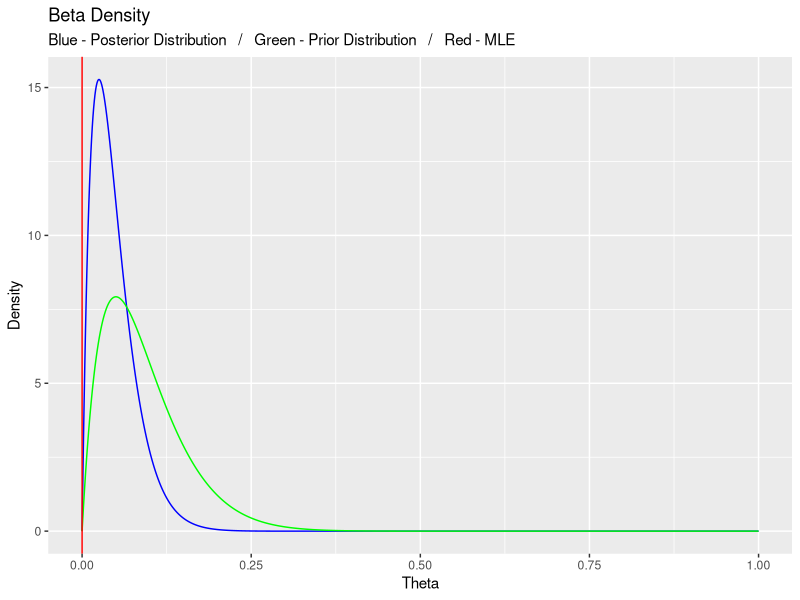
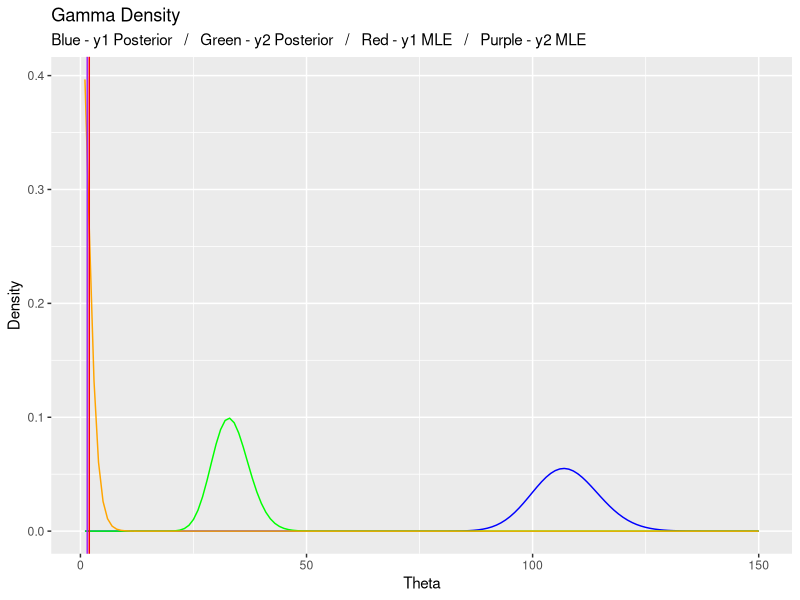

Reproduce these figures in R, in order.
## ---- chunk 1

### Load in the necessary packages

library(ggplot2)
library(coda)



##### Problem 2 #####



## Set the parameter values

y <- 0
n <- 20
alpha <- 2
beta <- 20

## Set the theta values

theta <- seq(from = 0, to = 1, length.out = 1000)

## ---- chunk 2

### Part i ###



## Plot the posterior distribution

post_beta_dens <- dbeta(x = theta, shape1 = y + alpha, shape2 = (n - y) + beta)

ggplot() +
    geom_line(aes(x = theta, y = post_beta_dens), col = "blue") +
    geom_line(aes(x = theta, y = dbeta(x = theta, shape1 = alpha, shape2 = beta)), col = "green") +
    geom_vline(aes(xintercept = (y / n)), col = "red") +
    labs(x = "Theta", y = "Density", title = "Beta Density",
         subtitle = "Blue - Posterior Distribution   /   Green - Prior Distribution   /   Red - MLE")

## ---- chunk 3

### Part ii ###



## Draw a sample from my posterior distribution

post_beta_rand <- rbeta(n = 10000, shape1 = y + alpha, shape2 = (n - y) + beta)

## Compute the HPD interval

bayes_int <- as.vector(HPDinterval(as.mcmc(post_beta_rand), prob = 0.95)[1, 1:2])

## Calculate the MLE

y_hat <- (y / n)

## Compute the frequentist interval

freq_int <- c((y_hat) - (1.96 * (sqrt(y_hat * (1 - y_hat)) / 2)),
              (y_hat) + (1.96 * (sqrt(y_hat * (1 - y_hat)) / 2)))

## Output the results

cat("HPD Interval: ", "(", bayes_int[1], ",", bayes_int[2], ")")
cat("Frequentist Interval: ", "(", freq_int[1], ",", freq_int[2], ")")

## ---- chunk 4

### Part iii ###



## Compute the log odds of our posterior beta distrbution

odds_samp <- log(post_beta_rand / (1 - post_beta_rand))

## Compute the HPS interval

bayes_int_odds <- as.vector(HPDinterval(as.mcmc(odds_samp), prob = 0.95)[1, 1:2])

## Output the result

cat("HPD Interval: ", "(", bayes_int_odds[1], ",", bayes_int_odds[2], ")")

## ---- chunk 5

## Get the poisson parameter

lambda <- (217 + 66) / 155

## Generate poisson data with the parameter

pois_data <- rpois(1000, lambda = lambda)

## Sample mean and variance

samp_mean <- mean(pois_data)
samp_var <- var(pois_data)

## Compute the gamma parameters

find_gamma_params <- function(mu, sigma_sq) {
    
    beta <- mu / sigma_sq
    alpha <- beta * mu
    return(c(alpha, beta))
    
}

gamma_params <- find_gamma_params(samp_mean, samp_var)

cat("Gamma Parameters")
cat("Alpha Parameter: ", round(gamma_params[1], 4))
cat("Beta Parameter: ", round(gamma_params[2], 4))

## ---- chunk 6

### Part ii ###



## Set theta values

theta <- seq(from = 1, to = 150, by = 1)

## Set the sample values

y_1 <- 217
y_2 <- 66
n_1 <- 111
n_2 <- 44
lambda_1 <- 217 / 111
lambda_2 <- 66 / 44

## Generate samples from the posterior distributions

post_dens_y1 <- dgamma(x = theta, shape = y_1 + gamma_params[1], rate = gamma_params[2] + 1)
post_dens_y2 <- dgamma(x = theta, shape = y_2 + gamma_params[1], rate = gamma_params[2] + 1)
prior_dens <- dgamma(x = theta, shape = gamma_params[1], rate = gamma_params[2])

## Generate the plot

ggplot() +
    geom_line(aes(x = theta, y = post_dens_y1), col = "blue") +
    geom_line(aes(x = theta, y = post_dens_y2), col = "green") +
    geom_line(aes(x = theta, y = prior_dens), col = "orange") +
    geom_vline(aes(xintercept = lambda_1), col = "red") +
    geom_vline(aes(xintercept = lambda_2), col = "purple") +
    labs(x = "Theta", y = "Density", title = "Gamma Density",
         subtitle = "Blue - y1 Posterior   /   Green - y2 Posterior   /   Red - y1 MLE   /   Purple - y2 MLE")

